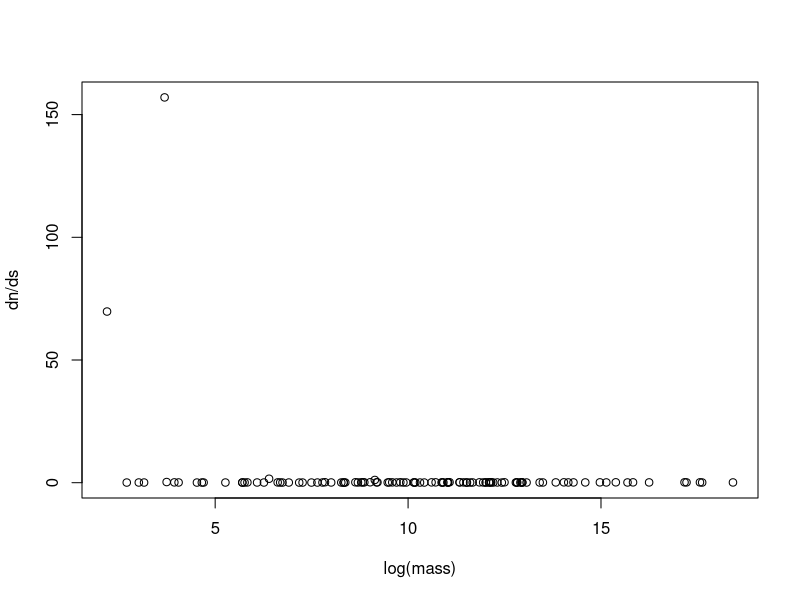
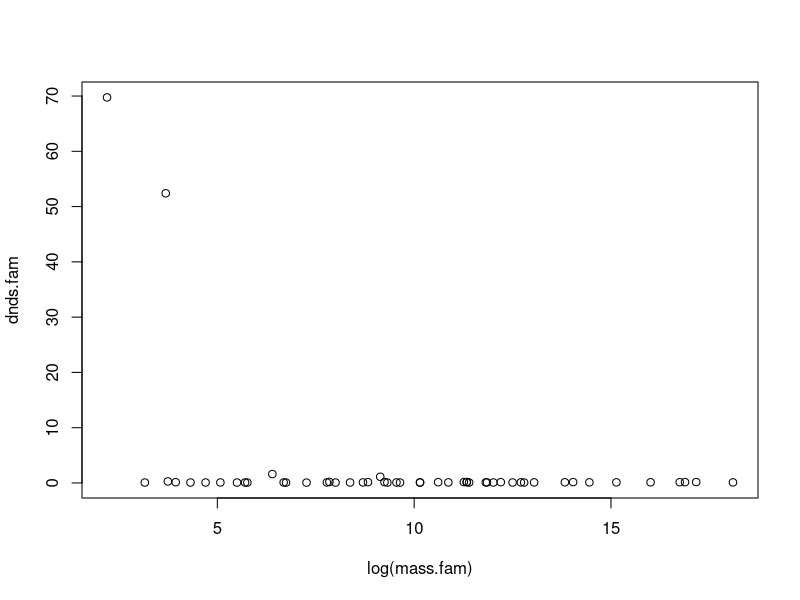
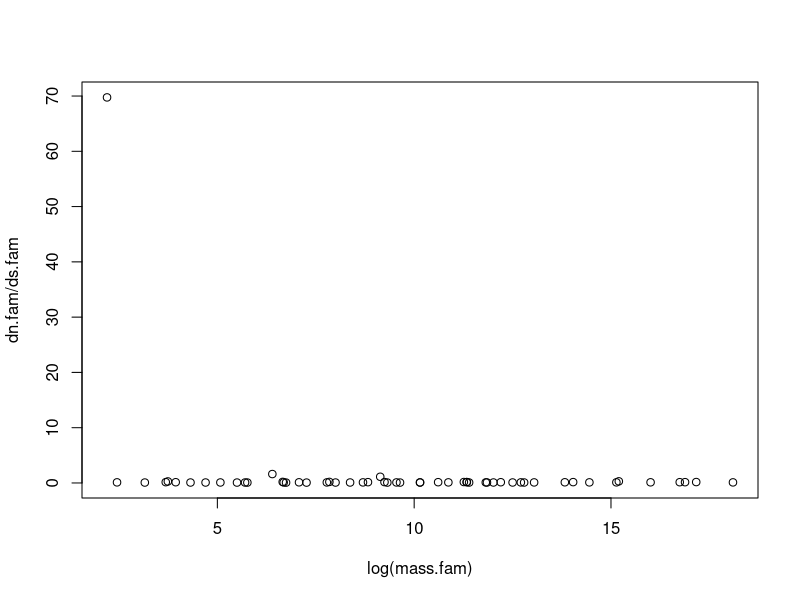
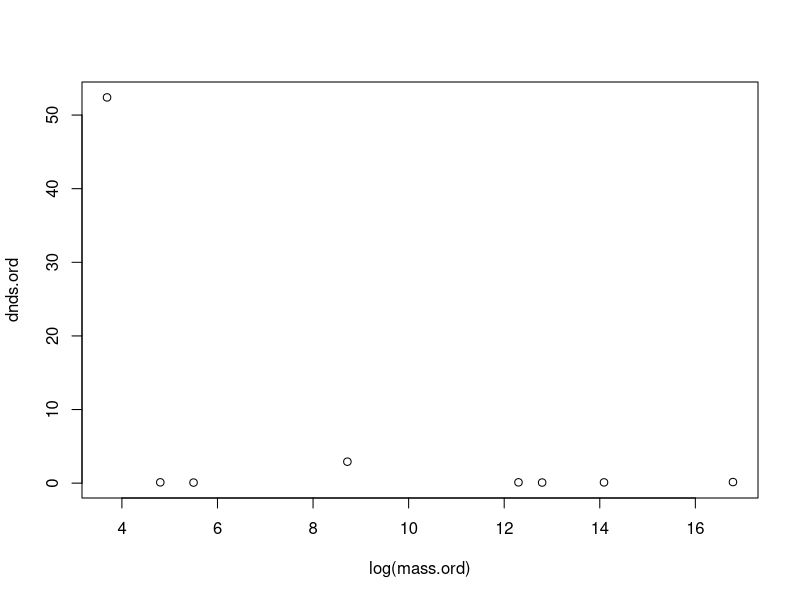
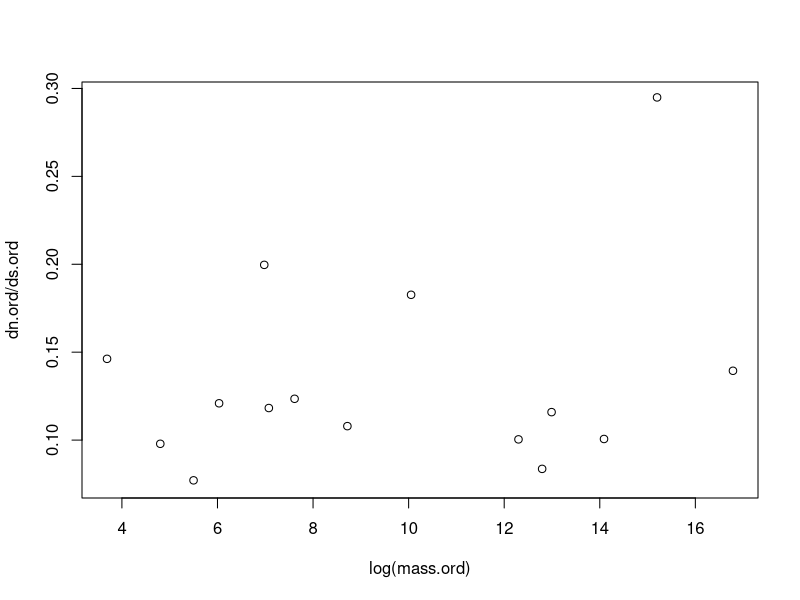

The R script that drew these images, in order:
# Created on 09/03/11 by jdutheil
# Last modif 09/03/11 by jdutheil
# Read dn and ds mapping and merge data with life history traits and taxonomy.

dn<-read.table("mammals_dn.csv", header=T, sep=",")
ds<-read.table("mammals_ds.csv", header=T, sep=",")

dn$dn<-dn$Branch.length
dn$Branch.length<-NULL
ds$ds<-ds$Branch.length
ds$Branch.length<-NULL
d<-merge(dn, ds, all=TRUE)
 
#Missing some species...
#t<-read.table("LHV.csv", header=TRUE)
#t$Name<-paste(t$Genus, t$species, sep="_")
##Prepare data for import in phyview:
#write.table(t, file="mammals_taxo_traits.csv", sep=",", row.names=FALSE, quote=FALSE)

m<-read.table("mammals_mass_taxo.csv", header=TRUE, sep=",")
dm<-merge(d, m, all=TRUE)
write.table(dm, "mammals_mass_taxo_dn_ds.csv", sep=",", row.names=FALSE, quote=FALSE)

plot(dn/ds~log(mass),dm)
cor.test(~I(dn/ds)+log(mass),dm,method="kendal")

dn.fam<-sapply(split(dm$dn, dm$Family),sum, na.rm=TRUE)
ds.fam<-sapply(split(dm$ds, dm$Family),sum, na.rm=TRUE)
dnds.fam<-sapply(split(dm$dn/dm$ds, dm$Family),mean, na.rm=TRUE)
mass.fam<-sapply(split(dm$mass, dm$Family),mean, na.rm=TRUE)
brle.fam<-sapply(split(dm$Branch.length, dm$Family),sum, na.rm=TRUE)
plot(dnds.fam~log(mass.fam))
plot(dn.fam/ds.fam~log(mass.fam))


dn.ord<-sapply(split(dm$dn, dm$Order),sum, na.rm=TRUE)
ds.ord<-sapply(split(dm$ds, dm$Order),sum, na.rm=TRUE)
dnds.ord<-sapply(split(dm$dn/dm$ds, dm$Order),mean, na.rm=TRUE)
mass.ord<-sapply(split(dm$mass, dm$Order),mean, na.rm=TRUE)
brle.ord<-sapply(split(dm$Branch.length, dm$Order),sum, na.rm=TRUE)
plot(dnds.ord~log(mass.ord))
plot(dn.ord/ds.ord~log(mass.ord))


